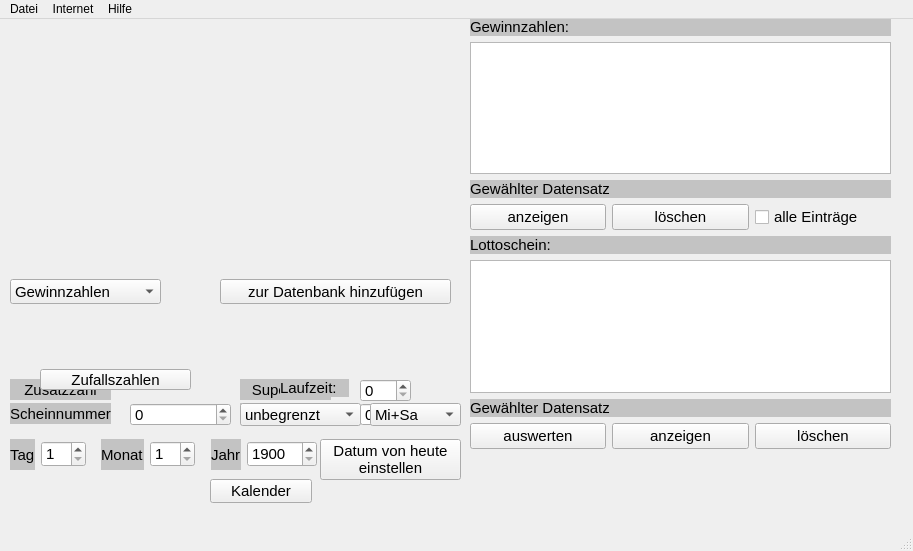
<?xml version="1.0" encoding="UTF-8"?>
<ui version="4.0">
 <class>MainWindow</class>
 <widget class="QMainWindow" name="MainWindow">
  <property name="geometry">
   <rect>
    <x>0</x>
    <y>0</y>
    <width>913</width>
    <height>551</height>
   </rect>
  </property>
  <property name="windowTitle">
   <string>Lottozahlen</string>
  </property>
  <widget class="QWidget" name="Lottozahlen">
   <property name="sizePolicy">
    <sizepolicy hsizetype="Preferred" vsizetype="Preferred">
     <horstretch>0</horstretch>
     <verstretch>0</verstretch>
    </sizepolicy>
   </property>
   <property name="minimumSize">
    <size>
     <width>480</width>
     <height>320</height>
    </size>
   </property>
   <property name="font">
    <font>
     <pointsize>11</pointsize>
    </font>
   </property>
   <property name="windowTitle">
    <string>Lottozahlen</string>
   </property>
   <property name="autoFillBackground">
    <bool>false</bool>
   </property>
   <property name="styleSheet">
    <string notr="true">QFrame#Rahmen { border-image: url(:/lottokugel.png);}
QLabel {	background-color: rgb(195, 195, 195)}</string>
   </property>
   <widget class="QWidget" name="gridLayoutWidget">
    <property name="geometry">
     <rect>
      <x>10</x>
      <y>0</y>
      <width>444</width>
      <height>251</height>
     </rect>
    </property>
    <layout class="QGridLayout" name="gridLayout"/>
   </widget>
   <widget class="QWidget" name="horizontalLayoutWidget">
    <property name="geometry">
     <rect>
      <x>10</x>
      <y>290</y>
      <width>441</width>
      <height>41</height>
     </rect>
    </property>
    <layout class="QHBoxLayout" name="horizontalLayout"/>
   </widget>
   <widget class="QPushButton" name="btn_hinzu">
    <property name="geometry">
     <rect>
      <x>220</x>
      <y>260</y>
      <width>231</width>
      <height>25</height>
     </rect>
    </property>
    <property name="text">
     <string>zur Datenbank hinzufügen</string>
    </property>
   </widget>
   <widget class="QWidget" name="horizontalLayoutWidget_2">
    <property name="geometry">
     <rect>
      <x>10</x>
      <y>320</y>
      <width>441</width>
      <height>31</height>
     </rect>
    </property>
    <layout class="QHBoxLayout" name="horizontalLayout_2"/>
   </widget>
   <widget class="QLabel" name="lab_zusatz">
    <property name="geometry">
     <rect>
      <x>10</x>
      <y>360</y>
      <width>101</width>
      <height>21</height>
     </rect>
    </property>
    <property name="text">
     <string>Zusatzzahl</string>
    </property>
    <property name="alignment">
     <set>Qt::AlignCenter</set>
    </property>
   </widget>
   <widget class="QSpinBox" name="spinBox_superz">
    <property name="geometry">
     <rect>
      <x>360</x>
      <y>360</y>
      <width>51</width>
      <height>23</height>
     </rect>
    </property>
    <property name="maximum">
     <number>9</number>
    </property>
   </widget>
   <widget class="QLabel" name="lab_superz">
    <property name="geometry">
     <rect>
      <x>240</x>
      <y>360</y>
      <width>91</width>
      <height>21</height>
     </rect>
    </property>
    <property name="text">
     <string>Superzahl</string>
    </property>
    <property name="alignment">
     <set>Qt::AlignCenter</set>
    </property>
   </widget>
   <widget class="QSpinBox" name="spinBox_spiel77">
    <property name="geometry">
     <rect>
      <x>130</x>
      <y>384</y>
      <width>101</width>
      <height>23</height>
     </rect>
    </property>
    <property name="maximum">
     <number>9999999</number>
    </property>
   </widget>
   <widget class="QLabel" name="lab_spiel77">
    <property name="geometry">
     <rect>
      <x>10</x>
      <y>384</y>
      <width>101</width>
      <height>21</height>
     </rect>
    </property>
    <property name="text">
     <string>Spiel 77</string>
    </property>
    <property name="alignment">
     <set>Qt::AlignCenter</set>
    </property>
   </widget>
   <widget class="QSpinBox" name="spinBox_super6">
    <property name="geometry">
     <rect>
      <x>360</x>
      <y>384</y>
      <width>91</width>
      <height>23</height>
     </rect>
    </property>
    <property name="maximum">
     <number>999999</number>
    </property>
   </widget>
   <widget class="QLabel" name="lab_super6">
    <property name="geometry">
     <rect>
      <x>240</x>
      <y>384</y>
      <width>91</width>
      <height>21</height>
     </rect>
    </property>
    <property name="text">
     <string>Super 6:</string>
    </property>
    <property name="alignment">
     <set>Qt::AlignCenter</set>
    </property>
   </widget>
   <widget class="QComboBox" name="com_modus">
    <property name="geometry">
     <rect>
      <x>10</x>
      <y>260</y>
      <width>151</width>
      <height>25</height>
     </rect>
    </property>
    <item>
     <property name="text">
      <string>Gewinnzahlen</string>
     </property>
    </item>
    <item>
     <property name="text">
      <string>Lottoschein</string>
     </property>
    </item>
   </widget>
   <widget class="QPushButton" name="btn_zufall">
    <property name="geometry">
     <rect>
      <x>40</x>
      <y>350</y>
      <width>151</width>
      <height>21</height>
     </rect>
    </property>
    <property name="text">
     <string>Zufallszahlen</string>
    </property>
   </widget>
   <widget class="QComboBox" name="com_laufzeit">
    <property name="geometry">
     <rect>
      <x>240</x>
      <y>384</y>
      <width>121</width>
      <height>23</height>
     </rect>
    </property>
    <item>
     <property name="text">
      <string>unbegrenzt</string>
     </property>
    </item>
    <item>
     <property name="text">
      <string>1 Ziehung</string>
     </property>
    </item>
    <item>
     <property name="text">
      <string>2 Ziehungen</string>
     </property>
    </item>
    <item>
     <property name="text">
      <string>3 Ziehungen</string>
     </property>
    </item>
    <item>
     <property name="text">
      <string>4 Ziehungen</string>
     </property>
    </item>
    <item>
     <property name="text">
      <string>5 Ziehungen</string>
     </property>
    </item>
   </widget>
   <widget class="QLabel" name="lab_laufzeit">
    <property name="geometry">
     <rect>
      <x>280</x>
      <y>360</y>
      <width>69</width>
      <height>18</height>
     </rect>
    </property>
    <property name="text">
     <string>Laufzeit:</string>
    </property>
   </widget>
   <widget class="QPushButton" name="btn_set_calender_today">
    <property name="geometry">
     <rect>
      <x>320</x>
      <y>420</y>
      <width>141</width>
      <height>41</height>
     </rect>
    </property>
    <property name="text">
     <string>Datum von heute
einstellen</string>
    </property>
   </widget>
   <widget class="QLabel" name="lab_scheinnr">
    <property name="geometry">
     <rect>
      <x>10</x>
      <y>384</y>
      <width>101</width>
      <height>21</height>
     </rect>
    </property>
    <property name="text">
     <string>Scheinnummer</string>
    </property>
    <property name="alignment">
     <set>Qt::AlignCenter</set>
    </property>
   </widget>
   <widget class="QComboBox" name="com_laufzeit_tag">
    <property name="geometry">
     <rect>
      <x>370</x>
      <y>384</y>
      <width>91</width>
      <height>23</height>
     </rect>
    </property>
    <item>
     <property name="text">
      <string>Mi+Sa</string>
     </property>
    </item>
    <item>
     <property name="text">
      <string>Mittwoch</string>
     </property>
    </item>
    <item>
     <property name="text">
      <string>Samstag</string>
     </property>
    </item>
   </widget>
   <widget class="QWidget" name="horizontalLayoutWidget_5">
    <property name="geometry">
     <rect>
      <x>470</x>
      <y>-1</y>
      <width>421</width>
      <height>431</height>
     </rect>
    </property>
    <layout class="QHBoxLayout" name="horizontalLayout_5">
     <item>
      <layout class="QVBoxLayout" name="verticalLayout">
       <item>
        <widget class="QLabel" name="label_2">
         <property name="text">
          <string>Gewinnzahlen:</string>
         </property>
        </widget>
       </item>
       <item>
        <widget class="QPlainTextEdit" name="edi_daten_gewinnz">
         <property name="font">
          <font>
           <pointsize>9</pointsize>
          </font>
         </property>
         <property name="whatsThis">
          <string extracomment="Ausgabefeld">Ausgabefeld</string>
         </property>
         <property name="autoFillBackground">
          <bool>false</bool>
         </property>
         <property name="undoRedoEnabled">
          <bool>false</bool>
         </property>
         <property name="readOnly">
          <bool>true</bool>
         </property>
        </widget>
       </item>
       <item>
        <widget class="QLabel" name="lab_daten_gewinnz">
         <property name="text">
          <string>Gewählter Datensatz</string>
         </property>
        </widget>
       </item>
       <item>
        <layout class="QHBoxLayout" name="horizontalLayout_3">
         <item>
          <widget class="QPushButton" name="Btn_gz_anzeigen">
           <property name="text">
            <string>anzeigen</string>
           </property>
          </widget>
         </item>
         <item>
          <widget class="QPushButton" name="Btn_gz_loeschen">
           <property name="enabled">
            <bool>true</bool>
           </property>
           <property name="text">
            <string>löschen</string>
           </property>
          </widget>
         </item>
         <item>
          <widget class="QCheckBox" name="CBox_gz_kompl_ausgeben">
           <property name="text">
            <string>alle Einträge</string>
           </property>
          </widget>
         </item>
        </layout>
       </item>
       <item>
        <spacer name="verticalSpacer">
         <property name="orientation">
          <enum>Qt::Vertical</enum>
         </property>
         <property name="sizeHint" stdset="0">
          <size>
           <width>20</width>
           <height>40</height>
          </size>
         </property>
        </spacer>
       </item>
       <item>
        <widget class="QLabel" name="label">
         <property name="text">
          <string>Lottoschein:</string>
         </property>
        </widget>
       </item>
       <item>
        <widget class="QPlainTextEdit" name="edi_daten_lottoschein">
         <property name="font">
          <font>
           <family>Cantarell</family>
           <pointsize>9</pointsize>
          </font>
         </property>
         <property name="whatsThis">
          <string extracomment="Ausgabefeld">Ausgabefeld</string>
         </property>
         <property name="autoFillBackground">
          <bool>false</bool>
         </property>
         <property name="undoRedoEnabled">
          <bool>false</bool>
         </property>
         <property name="readOnly">
          <bool>true</bool>
         </property>
        </widget>
       </item>
       <item>
        <widget class="QLabel" name="lab_daten_lottoschein">
         <property name="text">
          <string>Gewählter Datensatz</string>
         </property>
        </widget>
       </item>
       <item>
        <layout class="QHBoxLayout" name="horizontalLayout_4">
         <item>
          <widget class="QPushButton" name="btn_ls_auswerten">
           <property name="text">
            <string>auswerten</string>
           </property>
          </widget>
         </item>
         <item>
          <widget class="QPushButton" name="Btn_ls_anzeigen">
           <property name="text">
            <string>anzeigen</string>
           </property>
          </widget>
         </item>
         <item>
          <widget class="QPushButton" name="Btn_ls_loeschen">
           <property name="text">
            <string>löschen</string>
           </property>
          </widget>
         </item>
        </layout>
       </item>
      </layout>
     </item>
    </layout>
   </widget>
   <widget class="QWidget" name="horizontalLayoutWidget_3">
    <property name="geometry">
     <rect>
      <x>10</x>
      <y>420</y>
      <width>307</width>
      <height>31</height>
     </rect>
    </property>
    <layout class="QHBoxLayout" name="horizontalLayout_6">
     <item>
      <widget class="QLabel" name="label_tag">
       <property name="text">
        <string>Tag</string>
       </property>
      </widget>
     </item>
     <item>
      <widget class="QSpinBox" name="spinbox_tag">
       <property name="minimum">
        <number>1</number>
       </property>
       <property name="maximum">
        <number>31</number>
       </property>
      </widget>
     </item>
     <item>
      <spacer name="horizontalSpacer">
       <property name="orientation">
        <enum>Qt::Horizontal</enum>
       </property>
       <property name="sizeHint" stdset="0">
        <size>
         <width>40</width>
         <height>20</height>
        </size>
       </property>
      </spacer>
     </item>
     <item>
      <widget class="QLabel" name="label_monat">
       <property name="text">
        <string>Monat</string>
       </property>
      </widget>
     </item>
     <item>
      <widget class="QSpinBox" name="spinBox_monat">
       <property name="sizePolicy">
        <sizepolicy hsizetype="Minimum" vsizetype="Fixed">
         <horstretch>0</horstretch>
         <verstretch>0</verstretch>
        </sizepolicy>
       </property>
       <property name="minimum">
        <number>1</number>
       </property>
       <property name="maximum">
        <number>12</number>
       </property>
      </widget>
     </item>
     <item>
      <spacer name="horizontalSpacer_2">
       <property name="orientation">
        <enum>Qt::Horizontal</enum>
       </property>
       <property name="sizeHint" stdset="0">
        <size>
         <width>40</width>
         <height>20</height>
        </size>
       </property>
      </spacer>
     </item>
     <item>
      <widget class="QLabel" name="label_jahr">
       <property name="text">
        <string>Jahr</string>
       </property>
      </widget>
     </item>
     <item>
      <widget class="QSpinBox" name="spinBox_jahr">
       <property name="sizePolicy">
        <sizepolicy hsizetype="Minimum" vsizetype="Fixed">
         <horstretch>0</horstretch>
         <verstretch>0</verstretch>
        </sizepolicy>
       </property>
       <property name="minimumSize">
        <size>
         <width>70</width>
         <height>0</height>
        </size>
       </property>
       <property name="minimum">
        <number>1900</number>
       </property>
       <property name="maximum">
        <number>2300</number>
       </property>
      </widget>
     </item>
    </layout>
   </widget>
   <widget class="QPushButton" name="btn_kalender">
    <property name="geometry">
     <rect>
      <x>210</x>
      <y>460</y>
      <width>102</width>
      <height>24</height>
     </rect>
    </property>
    <property name="text">
     <string>Kalender</string>
    </property>
   </widget>
  </widget>
  <widget class="QMenuBar" name="menubar">
   <property name="geometry">
    <rect>
     <x>0</x>
     <y>0</y>
     <width>913</width>
     <height>21</height>
    </rect>
   </property>
   <widget class="QMenu" name="menuDatei">
    <property name="title">
     <string>Datei</string>
    </property>
    <addaction name="actionBeenden"/>
   </widget>
   <widget class="QMenu" name="menuHilfe">
    <property name="title">
     <string>Hilfe</string>
    </property>
    <addaction name="actionInfo"/>
   </widget>
   <widget class="QMenu" name="menuInternet">
    <property name="title">
     <string>Internet</string>
    </property>
    <addaction name="actionDaten_von_lotto_de"/>
    <addaction name="actionDaten_von_lottozahlenonline_de_2010_2013"/>
    <addaction name="actionDaten_von_lottozahlenonline_de_2000_2004"/>
    <addaction name="actionDaten_von_lottozahlenonline_de_2005_2009"/>
   </widget>
   <addaction name="menuDatei"/>
   <addaction name="menuInternet"/>
   <addaction name="menuHilfe"/>
  </widget>
  <widget class="QStatusBar" name="statusbar"/>
  <action name="actionBeenden">
   <property name="text">
    <string>Beenden</string>
   </property>
  </action>
  <action name="actionInfo">
   <property name="text">
    <string>Info</string>
   </property>
  </action>
  <action name="actionHilfe">
   <property name="text">
    <string>Hilfe</string>
   </property>
  </action>
  <action name="actionDaten_von_lotto_de">
   <property name="text">
    <string>Daten von lotto.de (aktuelle Ziehung)</string>
   </property>
  </action>
  <action name="actionDaten_von_lottozahlenonline_de_2010_2013">
   <property name="text">
    <string>Daten von  lottozahlenonline.de (2010-2013)</string>
   </property>
  </action>
  <action name="actionDaten_von_lottozahlenonline_de_2000_2004">
   <property name="text">
    <string>Daten von  lottozahlenonline.de (2000-2004)</string>
   </property>
  </action>
  <action name="actionDaten_von_lottozahlenonline_de_2005_2009">
   <property name="text">
    <string>Daten von  lottozahlenonline.de (2005-2009)</string>
   </property>
  </action>
 </widget>
 <tabstops>
  <tabstop>edi_daten_gewinnz</tabstop>
  <tabstop>btn_hinzu</tabstop>
  <tabstop>com_modus</tabstop>
  <tabstop>btn_zufall</tabstop>
  <tabstop>com_laufzeit</tabstop>
  <tabstop>spinBox_superz</tabstop>
  <tabstop>spinBox_spiel77</tabstop>
  <tabstop>spinBox_super6</tabstop>
 </tabstops>
 <resources/>
 <connections/>
</ui>
